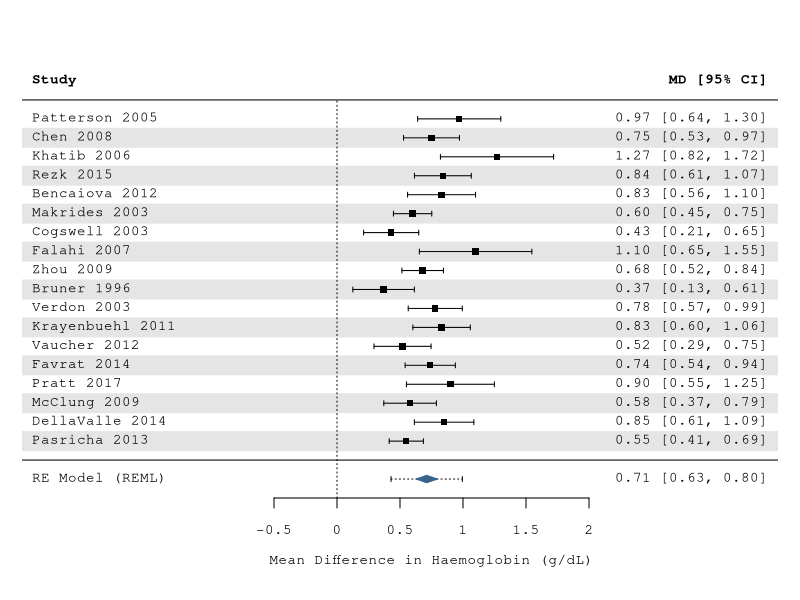
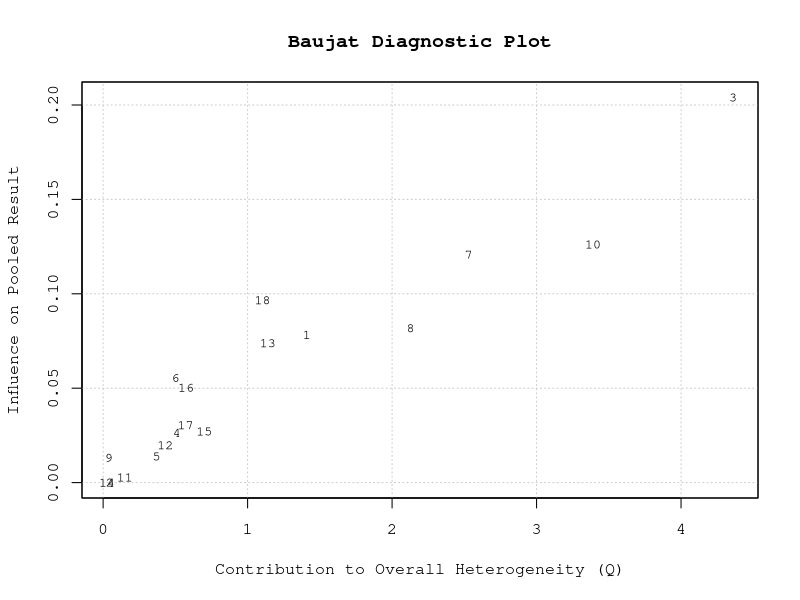
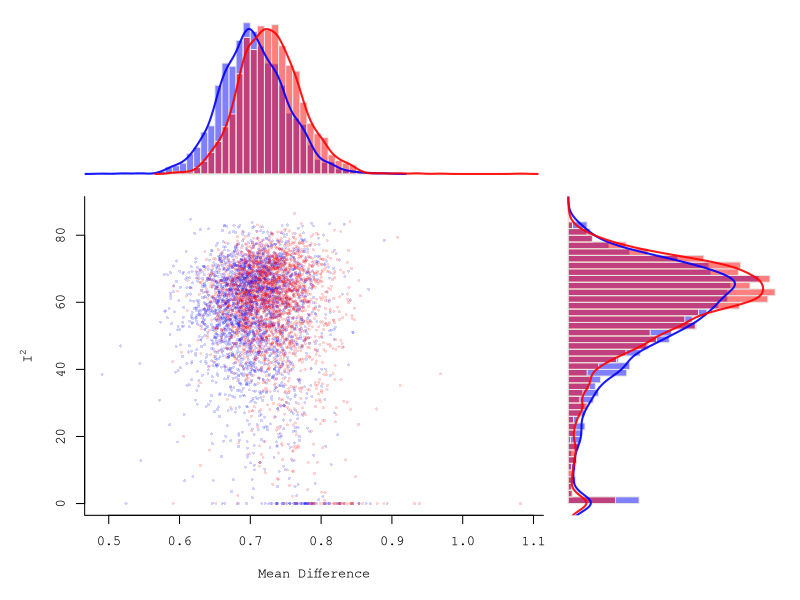
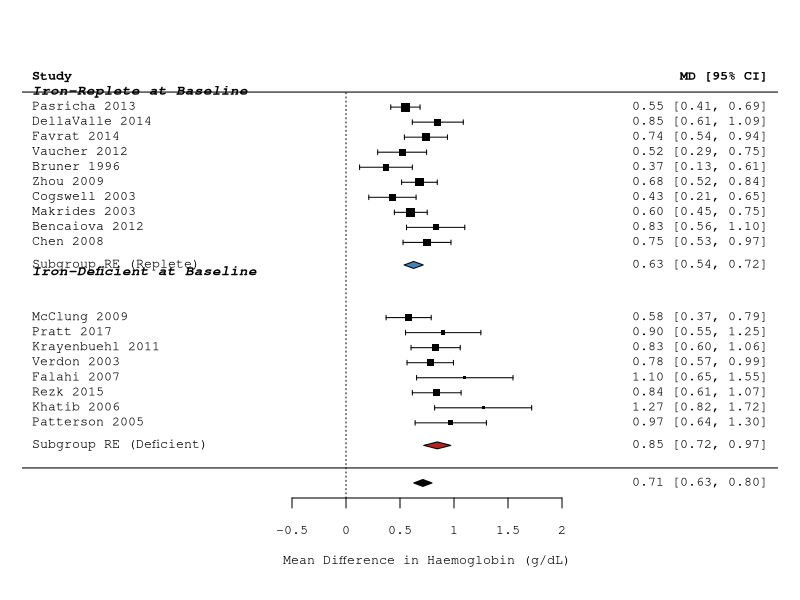
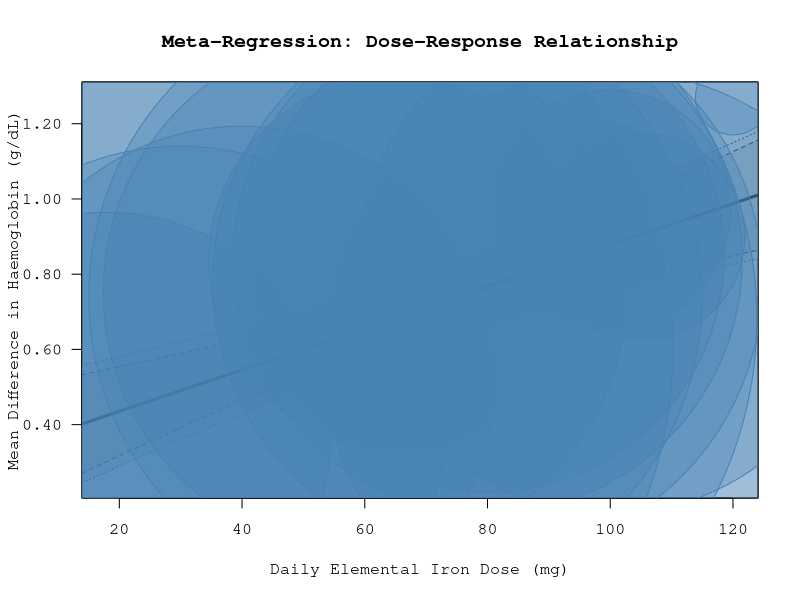
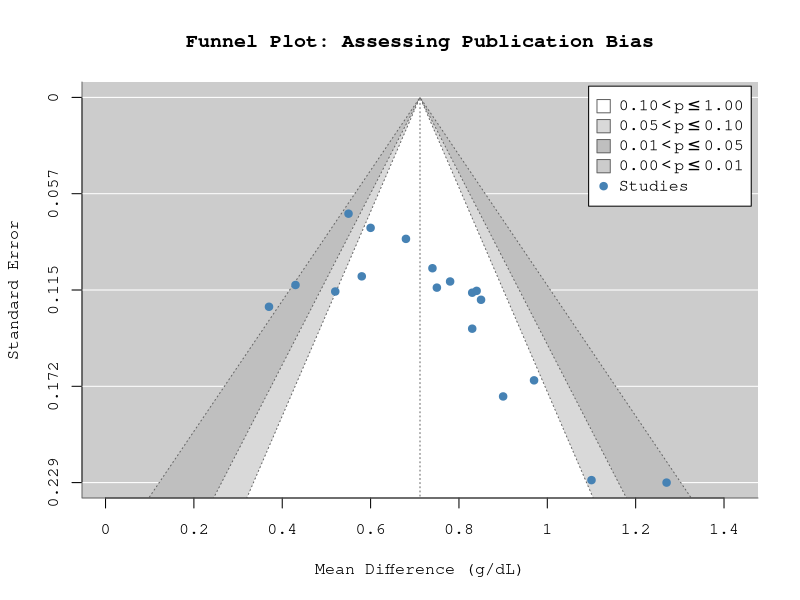
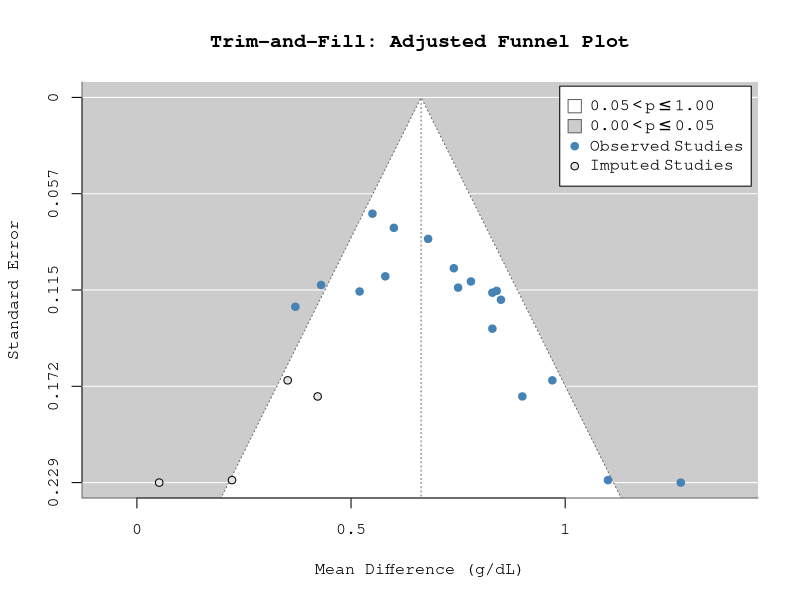
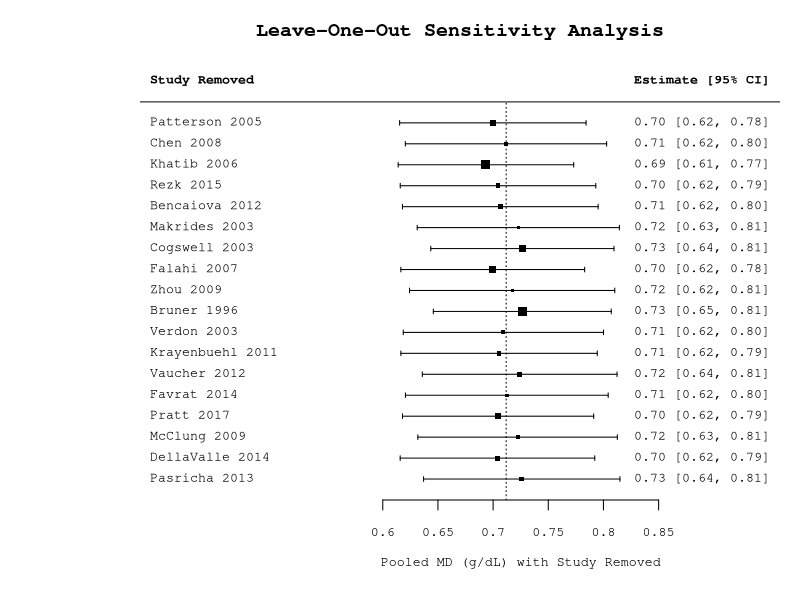

Generate these figures, in order, with R:
## ---- chunk 1
library(metafor)
library(tidyverse)
library(knitr)
library(kableExtra)

theme_set(
  theme_minimal(base_size = 13) +
    theme(
      plot.title = element_text(face = "bold", size = 14),
      plot.subtitle = element_text(colour = "grey40"),
      panel.grid.minor = element_blank(),
      legend.position = "bottom"
    )
)

set.seed(2024)
## ---- chunk 2
# Synthetic dataset calibrated against published oral iron RCTs
# Structure matches what I'd extract during systematic review screening

studies <- tibble(
  study_id     = 1:18,
  author       = c("Patterson 2005", "Chen 2008", "Khatib 2006",
                    "Rezk 2015", "Bencaiova 2012", "Makrides 2003",
                    "Cogswell 2003", "Falahi 2007", "Zhou 2009",
                    "Bruner 1996", "Verdon 2003", "Krayenbuehl 2011",
                    "Vaucher 2012", "Favrat 2014", "Pratt 2017",
                    "McClung 2009", "DellaValle 2014", "Pasricha 2013"),
  year         = c(2005, 2008, 2006, 2015, 2012, 2003,
                    2003, 2007, 2009, 1996, 2003, 2011,
                    2012, 2014, 2017, 2009, 2014, 2013),
  n_treat      = c(52, 78, 45, 60, 80, 215,
                    72, 34, 155, 36, 77, 90,
                    55, 110, 44, 88, 62, 200),
  mean_treat   = c(1.12, 0.85, 1.45, 0.92, 0.78, 0.65,
                    0.55, 1.30, 0.70, 0.42, 0.88, 0.95,
                    0.60, 0.72, 1.05, 0.68, 0.90, 0.58),
  sd_treat     = c(0.88, 0.72, 1.10, 0.65, 0.90, 0.82,
                    0.68, 0.95, 0.75, 0.55, 0.70, 0.80,
                    0.62, 0.78, 0.85, 0.72, 0.68, 0.70),
  n_ctrl       = c(50, 75, 43, 58, 82, 210,
                    70, 32, 150, 38, 75, 88,
                    53, 108, 42, 90, 60, 198),
  mean_ctrl    = c(0.15, 0.10, 0.18, 0.08, -0.05, 0.05,
                    0.12, 0.20, 0.02, 0.05, 0.10, 0.12,
                    0.08, -0.02, 0.15, 0.10, 0.05, 0.03),
  sd_ctrl      = c(0.82, 0.68, 1.05, 0.60, 0.85, 0.78,
                    0.65, 0.90, 0.72, 0.52, 0.65, 0.75,
                    0.58, 0.72, 0.80, 0.70, 0.65, 0.68),
  # Covariates for subgroup/meta-regression
  baseline_status = c("deficient", "replete", "deficient", "deficient",
                       "replete", "replete", "replete", "deficient",
                       "replete", "replete", "deficient", "deficient",
                       "replete", "replete", "deficient", "deficient",
                       "replete", "replete"),
  dose_mg      = c(100, 60, 120, 80, 65, 40,
                    30, 100, 60, 18, 80, 100,
                    40, 65, 105, 100, 80, 60),
  duration_wk  = c(12, 16, 8, 12, 16, 20,
                    12, 8, 16, 8, 12, 12,
                    16, 12, 8, 8, 12, 16)
)
## ---- chunk 3
# Raw MD — all studies use the same Hb units so standardisation isn't needed
dat <- escalc(
  measure = "MD",
  m1i  = mean_treat, sd1i = sd_treat, n1i = n_treat,
  m2i  = mean_ctrl,  sd2i = sd_ctrl,  n2i = n_ctrl,
  data = studies,
  slab = author
)

dat %>%
  select(author, year, n_treat, n_ctrl, yi, vi, baseline_status, dose_mg, duration_wk) %>%
  mutate(yi = round(yi, 3), vi = round(vi, 4), se = round(sqrt(vi), 3)) %>%
  kable(
    col.names = c("Study", "Year", "n (Tx)", "n (Ctrl)",
                   "MD (g/dL)", "Variance", "Baseline Status",
                   "Dose (mg)", "Duration (wk)", "SE"),
    caption = "Study-level effect sizes: Mean difference in haemoglobin change (g/dL)"
  ) %>%
  kable_styling(bootstrap_options = c("striped", "hover", "condensed"),
                full_width = FALSE, font_size = 12)
## ---- chunk 4
res <- rma(yi, vi, data = dat, method = "REML")
summary(res)
## ---- chunk 5
pooled_md   <- round(coef(res), 2)
pooled_ci   <- round(res$ci.lb, 2)
pooled_ci_u <- round(res$ci.ub, 2)
tau2_val    <- round(res$tau2, 4)
I2_val      <- round(res$I2, 1)
Q_val       <- round(res$QE, 2)
Q_df        <- res$k - 1
Q_p         <- formatC(res$QEp, format = "e", digits = 2)
## ---- chunk 6
forest(
  res,
  header   = TRUE,
  xlim     = c(-2.5, 3.5),
  at       = seq(-0.5, 2.0, by = 0.5),
  xlab     = "Mean Difference in Haemoglobin (g/dL)",
  cex      = 0.85,
  col      = "steelblue4",
  border   = "steelblue4",
  mlab     = "RE Model (REML)",
  psize    = 1,
  fonts    = "mono",
  addpred  = TRUE,
  shade    = TRUE
)
## ---- chunk 7
baujat(res,
       xlab = "Contribution to Overall Heterogeneity (Q)",
       ylab = "Influence on Pooled Result",
       main = "Baujat Diagnostic Plot")
## ---- chunk 8
# Fit model to all possible subsets — reveals whether heterogeneity
# is driven by specific studies (multimodal) or spread evenly (unimodal)
gosh_res <- gosh(res, subsets = 5000)
plot(gosh_res, out = 1, breaks = 50)
## ---- chunk 9
# Mixed-effects model with baseline_status as moderator
sub_status <- rma(yi, vi, data = dat,
                  mods = ~ baseline_status,
                  method = "REML")
summary(sub_status)
## ---- chunk 10
dat_def <- dat[dat$baseline_status == "deficient", ]
dat_rep <- dat[dat$baseline_status == "replete", ]

n_def <- nrow(dat_def)
n_rep <- nrow(dat_rep)

rows_def <- 3:(3 + n_def - 1)
rows_rep <- (max(rows_def) + 5):(max(rows_def) + 4 + n_rep)

res_def <- rma(yi, vi, data = dat_def, method = "REML")
res_rep <- rma(yi, vi, data = dat_rep, method = "REML")

par(font = 2)
forest(
  res,
  xlim     = c(-3.0, 4.0),
  at       = seq(-0.5, 2.0, by = 0.5),
  xlab     = "Mean Difference in Haemoglobin (g/dL)",
  cex      = 0.8,
  order    = baseline_status,
  rows     = c(rows_def, rows_rep),
  mlab     = "",
  header   = TRUE
)

par(font = 4)
text(-3.0, c(max(rows_rep) + 1, max(rows_def) + 3), pos = 4, cex = 0.85,
     c("Iron-Replete at Baseline", "Iron-Deficient at Baseline"))

addpoly(res_def, row = min(rows_def) - 1.5, mlab = "Subgroup RE (Deficient)", col = "firebrick")
addpoly(res_rep, row = min(rows_rep) - 1.5, mlab = "Subgroup RE (Replete)", col = "steelblue")
## ---- chunk 11
# Testing dose-response — biologically plausible up to ~100mg,
# beyond which mucosal block limits absorption
reg_dose <- rma(yi, vi, mods = ~ dose_mg, data = dat, method = "REML")
summary(reg_dose)
## ---- chunk 12
regplot(reg_dose,
        xlab   = "Daily Elemental Iron Dose (mg)",
        ylab   = "Mean Difference in Haemoglobin (g/dL)",
        main   = "Meta-Regression: Dose-Response Relationship",
        col    = "steelblue",
        bg     = adjustcolor("steelblue", alpha = 0.3),
        plim   = c(10, 130),
        ci     = TRUE,
        pi     = TRUE,
        digits = 2,
        las    = 1)
## ---- chunk 13
# Longer supplementation should yield greater cumulative Hb increases,
# but plateaus as stores replete and hepcidin upregulates
reg_dur <- rma(yi, vi, mods = ~ duration_wk, data = dat, method = "REML")
summary(reg_dur)
## ---- chunk 14
# Full model — which covariates independently predict effect size
# after mutual adjustment?
reg_full <- rma(yi, vi,
                mods = ~ dose_mg + duration_wk + baseline_status,
                data = dat,
                method = "REML")
summary(reg_full)
## ---- chunk 15
# R^2 analogue: proportion of between-study variance explained
# R^2 = 1 - (tau^2_model / tau^2_null)

# Helper for AICc extraction — row naming varies across metafor versions
get_aicc <- function(model) {
  fs <- fitstats(model)
  idx <- grep("AICc", rownames(fs), ignore.case = TRUE)
  if (length(idx) > 0) return(as.numeric(fs[idx[1], 1]))
  return(as.numeric(fs[4, 1]))
}

tibble(
  Model = c("Null (no moderators)", "Dose only", "Duration only",
            "Dose + Duration + Status"),
  tau2 = round(c(res$tau2, reg_dose$tau2, reg_dur$tau2, reg_full$tau2), 4),
  R2   = round(c(0,
                  max(0, 1 - reg_dose$tau2 / res$tau2),
                  max(0, 1 - reg_dur$tau2 / res$tau2),
                  max(0, 1 - reg_full$tau2 / res$tau2)) * 100, 1),
  AICc = round(c(get_aicc(res),
                  get_aicc(reg_dose),
                  get_aicc(reg_dur),
                  get_aicc(reg_full)), 1)
) %>%
  kable(
    col.names = c("Model", "\u03C4\u00B2 (residual)", "R\u00B2 (%)", "AICc"),
    caption = "Model comparison: How much heterogeneity do moderators explain?"
  ) %>%
  kable_styling(bootstrap_options = c("striped", "hover"), full_width = FALSE)
## ---- chunk 16
funnel(res,
       xlab    = "Mean Difference (g/dL)",
       main    = "Funnel Plot: Assessing Publication Bias",
       col     = "steelblue",
       bg      = adjustcolor("steelblue", alpha = 0.4),
       level   = c(90, 95, 99),
       shade   = c("white", "grey85", "grey75"),
       refline = coef(res),
       legend  = TRUE)
## ---- chunk 17
egg <- regtest(res, model = "lm")
egg
## ---- chunk 18
tf <- trimfill(res)
summary(tf)

funnel(tf,
       xlab    = "Mean Difference (g/dL)",
       main    = "Trim-and-Fill: Adjusted Funnel Plot",
       col     = "steelblue",
       bg      = adjustcolor("steelblue", alpha = 0.4),
       refline = coef(tf),
       legend  = TRUE)
## ---- chunk 19
loo <- leave1out(res)

par(mar = c(5, 10, 4, 2))
forest(
  x      = loo$estimate,
  ci.lb  = loo$ci.lb,
  ci.ub  = loo$ci.ub,
  slab   = dat$author,
  xlab   = "Pooled MD (g/dL) with Study Removed",
  main   = "Leave-One-Out Sensitivity Analysis",
  refline = coef(res),
  cex    = 0.8,
  header = "Study Removed"
)
## ---- chunk 20
inf <- influence(res)
plot(inf, plotdfb = TRUE)
## ---- chunk 21
tibble(
  Metric = c(
    "Pooled MD (g/dL)",
    "95% Confidence Interval",
    "95% Prediction Interval",
    "Between-study variance (tau^2)",
    "I-squared (%)",
    "Cochran's Q (p-value)",
    "Egger's test (p-value)",
    "Trim-and-fill adjusted MD",
    "Studies included (k)"
  ),
  Value = c(
    sprintf("%.2f", coef(res)),
    sprintf("%.2f to %.2f", res$ci.lb, res$ci.ub),
    sprintf("%.2f to %.2f", predict(res)$pi.lb, predict(res)$pi.ub),
    sprintf("%.4f", res$tau2),
    sprintf("%.1f%%", res$I2),
    sprintf("%.2f (p = %s)", res$QE, formatC(res$QEp, format = "e", digits = 2)),
    sprintf("p = %.3f", egg$pval),
    sprintf("%.2f", coef(tf)),
    as.character(res$k)
  )
) %>%
  kable(caption = "Summary of Meta-Analytic Results") %>%
  kable_styling(bootstrap_options = c("striped", "hover"), full_width = FALSE)
## ---- chunk 22
sessionInfo()
